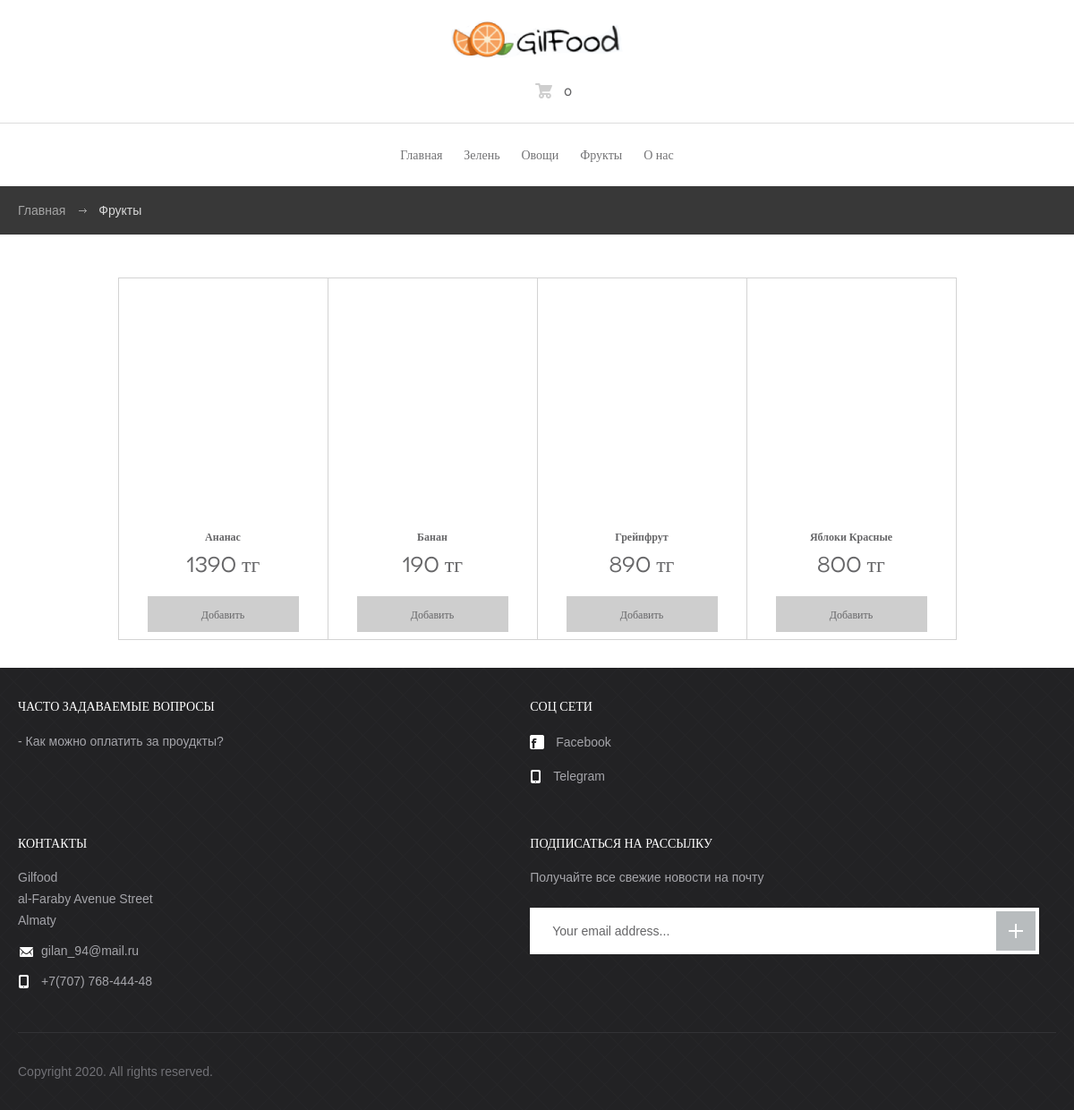
The page /category/3 on the database its author committed.
### app.py (models this page shows)
class Category(db.Model):
	id = db.Column(db.Integer, primary_key=True)
	name = db.Column(db.String(80), unique=True, nullable=False)
	products = db.relationship('Food', backref='category')

class Food(db.Model):
	id = db.Column(db.Integer, primary_key=True)
	category_id = db.Column(db.Integer, db.ForeignKey('category.id'))
	name = db.Column(db.String(80), unique=True, nullable=False)
	img_url = db.Column(db.String(500), unique=False, nullable=False)
	description = db.Column(db.String(1500), unique=False, nullable=False)
	cost = db.Column(db.Integer, nullable=True)
	baskets = db.relationship('Basket', backref='food')

### app.py (the view)
@app.route('/category/<id>')
def category(id):
	category= Category.query.get(id)
	return render_template("products.html", category=category)

### templates/products.html (shortened to what this page needs)
{% extends "layout.html" %}
{% block content %}
	<div id="breadcrumbs">
		<div class="container">
			<ul>
				<li><a href="/">Главная</a></li>
				<li>{{ category.name }}</li>
			</ul>
		</div>
	</div>
	<div id="body">
		<div class="container">
			<div class="products-wrap">
				<div id="content">
					<section class="products">
					{% for product in category.products %}
						<article>
							<h3><a href="/product/{{ product.id }}">{{ product.name }}</a></h3>
							<h4><a href="/product/{{ product.id }}">{{ product.cost }} тг</a></h4>
							<a href="#" class="btn-add">Добавить</a>
						</article>
					{% endfor %}
					</section>
				</div>
			</div>
		</div>
	</div>
{% endblock %}

### static/css/style.css (style rules this page uses)
html, body, div, span, applet, object, iframe, h1, h2, h3, h4, h5, h6, p, blockquote, pre, a, abbr, acronym, address, big, cite, code, del, dfn, em, img, ins, kbd, q, s, samp, small, strike, strong, sub, sup, tt, var, b, u, i, center, dl, dt, dd, ol, ul, li, fieldset, form, label, legend, table, caption, tbody, tfoot, thead, tr, th, td, article, aside, canvas, details, figcaption, figure, footer, header, hgroup, menu, nav, section, summary, time, mark, audio, video { margin: 0; padding: 0; border: 0; font-size: 100%; font: inherit; vertical-align: baseline; }
*, *:before, *:after { -moz-box-sizing: border-box; -webkit-box-sizing: border-box; box-sizing: border-box; }
article, aside, details, figcaption, figure, footer, header, hgroup, menu, nav, section { display: block; }
ol, ul { list-style: none; }
a[href], label[for], select, input[type=checkbox], input[type=radio] { cursor: pointer; }
h1, h2, h3, h4, h5, h6 { font-weight: normal; font-family: "Novecentowide"; }
body { font: 16px/30px Arial, Helvetica, sans-serif; color: #949697; background: #fff; -webkit-text-size-adjust: none; min-width: 320px; }
a { text-decoration: none; color: #666668; }
.container { position: relative; width: 1170px; margin: 0 auto; }
#breadcrumbs { background: #383838; color: #d9d9d9; font-size: 14px; overflow: hidden; padding: 12px 0; }
#breadcrumbs li { float: left; }
#breadcrumbs a { color: #a5a5a5; }
#breadcrumbs li + li:before { content: ""; margin: 13px 13px 0 15px; float: left; background: url(../images/ico_arrow.png) no-repeat; width: 9px; height: 5px; }
#body { padding: 48px 0 31px; }
#content { overflow: hidden; }
.products { padding-bottom: 1px; overflow: hidden; }
.products h4 { color: #939597; font-family: "Novecentowide"; font-size: 24px; padding: 0 0 22px; }
.products .btn-add { height: 40px; background-color: #cecece; display: block; color: #656567; font-family: "Novecentowide"; font-size: 12px; font-weight: 500; line-height: 40px; margin: 0 32px; }
.products h3 { color: #656567; font-family: "Novecentowide"; font-size: 12px; font-weight: 600; margin: 22px 0 0; }
.products article { width: 235px; padding: 18px 0 0; height: 405px; border: 1px solid #d3d3d3; background-color: #fff; text-align: center; float: left; margin: 0 0 -1px -1px; }
.products-wrap { overflow: hidden; }
@media screen and (max-width: 1220px) { .container { width: auto; padding: 0 20px; } }
@media screen and (max-width: 1220px) { .products article { float: none; display: inline-block; } }
@media screen and (max-width: 1220px) { .products { padding-left: 1px; } }
@media screen and (max-width: 1220px) { .products-wrap #content { font-size: 0; text-align: center; } }

### rows shown on the page
Category: name "Фрукты"
Food: name "Ананас", cost "1390"
Food: name "Банан", cost "190"
Food: name "Грейпфрут", cost "890"
Food: name "Яблоки Красные", cost "800"
